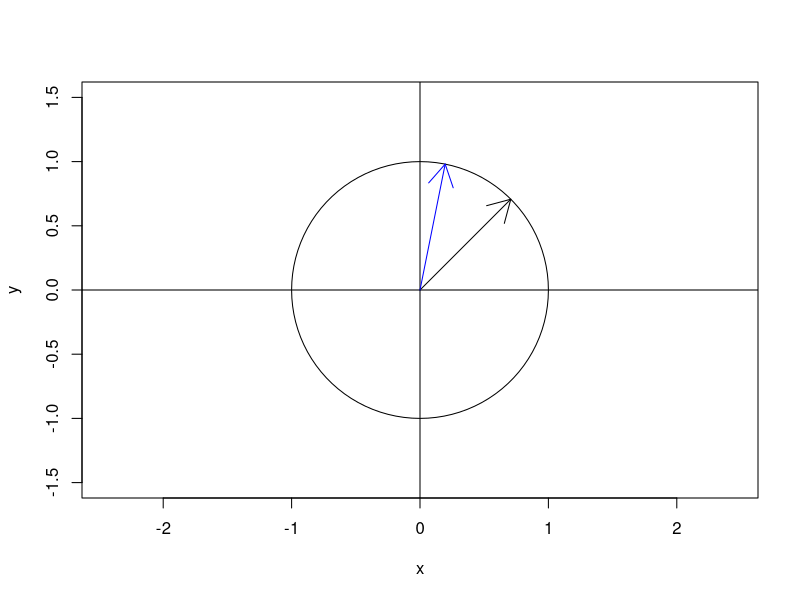
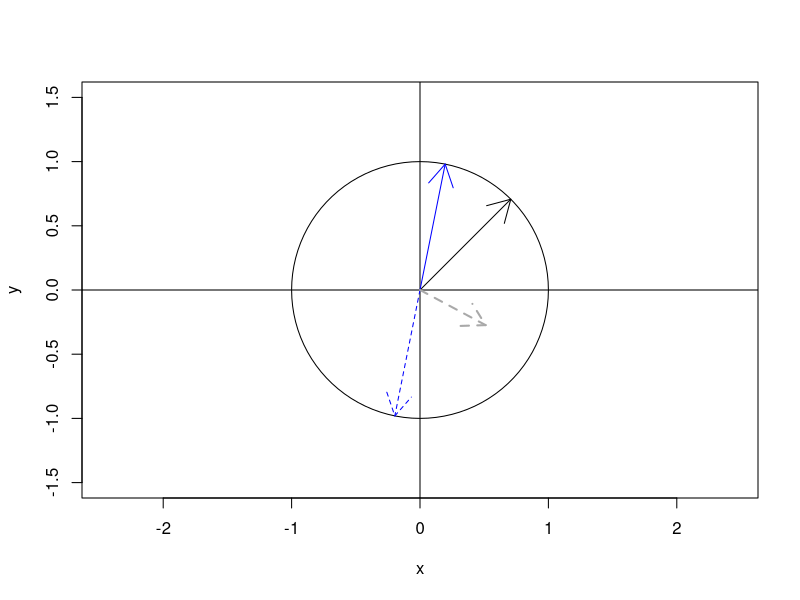

Generate these figures, in order, with R: (Note: this script raises an error after producing the figures.)
## ---- chunk 1
knitr::opts_chunk$set(echo = TRUE)
## ---- chunk 2
library(plotrix)
library(tidyverse)
## ---- chunk 3
v =matrix(c(1,2), 2, 1) # creating two example column vectors. Check ?matrix if in doubt
u =matrix(c(-1,-0.5), 2, 1) #transpose is the function t()t(v)%*%
## ---- chunk 4
v =c(1,2)
u =c(-1,-0.5)#so this works and we write less

v%*%u
## ---- chunk 5

my_vec = c(1, 2, 3)
ur_vec = c(3, 2, 1)
normalize_vec =function(v) {
  magnitude = sqrt(sum(v*v))
  norm_vec = v/magnitude
  return(norm_vec)
}

n_my_vec = normalize_vec(my_vec)
## ---- chunk 6
#this is an example point
x = c(0.2, 1)
x = normalize_vec(x)
#our example initial weights
w = c(1, 1)
w = normalize_vec(w)
#this is an auxiliary function to produce plots
plot_base = function() {
  plot(NA, xlim=c(-1.5,1.5), ylim=c(-1.5,1.5),asp=1, xlab="x", ylab="y")
  abline(h=0)
  abline(v=0)
  draw.circle(0,0,1)
  }
#Create the base plot
plot_base()
#Add the weights
#In black we have our weight vector
arrows( 0, 0, w[1], w[2])
#In blue our example x
arrows( 0, 0, x[1], x[2], col="blue")
## ---- chunk 7
y <- x%*%w
new_w = w - x
new_y = x%*%new_w
## ---- chunk 8

#we will call w_t the updated w, and keep the initial w intact
w_t = w-x
plot_base()
#In black we have our weight vector
arrows( 0, 0, w[1], w[2])
#in blue our target
arrows( 0, 0, x[1], x[2], col="blue")
arrows( 0, 0,-x[1],-x[2], col="blue", lty=2)
arrows( 0, 0, w_t[1], w_t[2], col="darkgrey", lty=2, lwd=2)
#check here the correctness
y_updated = x%*%w_t
print(y_updated, y)
## ---- chunk 9
w_t = w_t-x
plot_base()
#In black we have our weight vector
arrows( 0, 0, w[1], w[2])
#in blue our target
arrows( 0, 0, x[1], x[2], col="blue")
arrows( 0, 0,-x[1],-x[2], col="blue", lty=2)
arrows( 0, 0, w_t[1], w_t[2], col="darkgrey", lty=2, lwd=2)
## ---- chunk 10
#exercise 7
rolls <- sample(6, 10000, replace = TRUE)
## ---- chunk 11
#exercise 8
many_six <- sum(rolls == 6)
## ---- chunk 12
#exercise 9
dice_first <- sample(6, 10000, replace = TRUE)
dice_second <- sample(6, 10000, replace = TRUE)

sum_seven <- sum(dice_first+dice_second == 7)
## ---- chunk 13
mycoin <- sample(c("heads", "tails"), 1, replace = TRUE)
many_coins <- sample(c("heads", "tails"), 10000, replace = TRUE)
many_heads <- sum(many_coins == "heads")
## ---- chunk 14
dice_third <- sample(6, 10000, replace = TRUE)
sum_same <- sum(ifelse(abs(dice_first - dice_second) == 1 & dice_second == dice_third, TRUE, FALSE))
